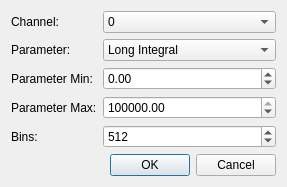
<?xml version="1.0" encoding="UTF-8"?>
<ui version="4.0">
 <class>DialogHistogramConfig</class>
 <widget class="QDialog" name="DialogHistogramConfig">
  <property name="geometry">
   <rect>
    <x>0</x>
    <y>0</y>
    <width>269</width>
    <height>171</height>
   </rect>
  </property>
  <property name="windowTitle">
   <string>Histogram Configuration</string>
  </property>
  <layout class="QGridLayout" name="gridLayout">
   <item row="1" column="1">
    <widget class="QComboBox" name="comboBoxParameter">
     <item>
      <property name="text">
       <string>Long Integral</string>
      </property>
     </item>
     <item>
      <property name="text">
       <string>Short Integral</string>
      </property>
     </item>
     <item>
      <property name="text">
       <string>PSD Factor</string>
      </property>
     </item>
     <item>
      <property name="text">
       <string>Filtered PSD Factor</string>
      </property>
     </item>
     <item>
      <property name="text">
       <string>Baseline</string>
      </property>
     </item>
     <item>
      <property name="text">
       <string>Time of CFD Crossing</string>
      </property>
     </item>
     <item>
      <property name="text">
       <string>CFD Delta (Prev Channel)</string>
      </property>
     </item>
     <item>
      <property name="text">
       <string>Max Value</string>
      </property>
     </item>
     <item>
      <property name="text">
       <string>Min Value</string>
      </property>
     </item>
     <item>
      <property name="text">
       <string>Time of Max</string>
      </property>
     </item>
     <item>
      <property name="text">
       <string>Time of Min</string>
      </property>
     </item>
     <item>
      <property name="text">
       <string>Half-Rise Value</string>
      </property>
     </item>
     <item>
      <property name="text">
       <string>Time of Half-Rise</string>
      </property>
     </item>
     <item>
      <property name="text">
       <string>Temperature</string>
      </property>
     </item>
     <item>
      <property name="text">
       <string>Seconds from First Event</string>
      </property>
     </item>
     <item>
      <property name="text">
       <string>Time of Flight</string>
      </property>
     </item>
     <item>
      <property name="text">
       <string>Custom Variable 1</string>
      </property>
     </item>
     <item>
      <property name="text">
       <string>Custom Variable 2</string>
      </property>
     </item>
     <item>
      <property name="text">
       <string>Custom Variable 3</string>
      </property>
     </item>
     <item>
      <property name="text">
       <string>Custom Variable 4</string>
      </property>
     </item>
     <item>
      <property name="text">
       <string>Custom Variable 5</string>
      </property>
     </item>
    </widget>
   </item>
   <item row="0" column="1">
    <widget class="QComboBox" name="comboBoxChannel">
     <item>
      <property name="text">
       <string>0</string>
      </property>
     </item>
     <item>
      <property name="text">
       <string>1</string>
      </property>
     </item>
     <item>
      <property name="text">
       <string>2</string>
      </property>
     </item>
     <item>
      <property name="text">
       <string>3</string>
      </property>
     </item>
     <item>
      <property name="text">
       <string>4</string>
      </property>
     </item>
     <item>
      <property name="text">
       <string>5</string>
      </property>
     </item>
     <item>
      <property name="text">
       <string>6</string>
      </property>
     </item>
     <item>
      <property name="text">
       <string>7</string>
      </property>
     </item>
     <item>
      <property name="text">
       <string>8</string>
      </property>
     </item>
     <item>
      <property name="text">
       <string>9</string>
      </property>
     </item>
     <item>
      <property name="text">
       <string>10</string>
      </property>
     </item>
     <item>
      <property name="text">
       <string>11</string>
      </property>
     </item>
     <item>
      <property name="text">
       <string>12</string>
      </property>
     </item>
     <item>
      <property name="text">
       <string>13</string>
      </property>
     </item>
     <item>
      <property name="text">
       <string>14</string>
      </property>
     </item>
     <item>
      <property name="text">
       <string>15</string>
      </property>
     </item>
     <item>
      <property name="text">
       <string>16</string>
      </property>
     </item>
     <item>
      <property name="text">
       <string>17</string>
      </property>
     </item>
     <item>
      <property name="text">
       <string>18</string>
      </property>
     </item>
     <item>
      <property name="text">
       <string>19</string>
      </property>
     </item>
     <item>
      <property name="text">
       <string>20</string>
      </property>
     </item>
     <item>
      <property name="text">
       <string>21</string>
      </property>
     </item>
     <item>
      <property name="text">
       <string>22</string>
      </property>
     </item>
     <item>
      <property name="text">
       <string>23</string>
      </property>
     </item>
     <item>
      <property name="text">
       <string>24</string>
      </property>
     </item>
     <item>
      <property name="text">
       <string>25</string>
      </property>
     </item>
     <item>
      <property name="text">
       <string>26</string>
      </property>
     </item>
     <item>
      <property name="text">
       <string>27</string>
      </property>
     </item>
     <item>
      <property name="text">
       <string>28</string>
      </property>
     </item>
     <item>
      <property name="text">
       <string>29</string>
      </property>
     </item>
     <item>
      <property name="text">
       <string>30</string>
      </property>
     </item>
     <item>
      <property name="text">
       <string>31</string>
      </property>
     </item>
    </widget>
   </item>
   <item row="0" column="0">
    <widget class="QLabel" name="labelChannel">
     <property name="text">
      <string>Channel:</string>
     </property>
    </widget>
   </item>
   <item row="1" column="0">
    <widget class="QLabel" name="labelParameter">
     <property name="text">
      <string>Parameter:</string>
     </property>
    </widget>
   </item>
   <item row="2" column="0">
    <widget class="QLabel" name="labelMin">
     <property name="text">
      <string>Parameter Min:</string>
     </property>
    </widget>
   </item>
   <item row="3" column="1">
    <widget class="QDoubleSpinBox" name="doubleSpinBoxMax">
     <property name="minimum">
      <double>-250000.000000000000000</double>
     </property>
     <property name="maximum">
      <double>250000.000000000000000</double>
     </property>
     <property name="singleStep">
      <double>100.000000000000000</double>
     </property>
     <property name="value">
      <double>100000.000000000000000</double>
     </property>
    </widget>
   </item>
   <item row="3" column="0">
    <widget class="QLabel" name="labelMax">
     <property name="text">
      <string>Parameter Max:</string>
     </property>
    </widget>
   </item>
   <item row="4" column="1">
    <widget class="QSpinBox" name="spinBoxChannels">
     <property name="minimum">
      <number>16</number>
     </property>
     <property name="maximum">
      <number>4096</number>
     </property>
     <property name="singleStep">
      <number>32</number>
     </property>
     <property name="value">
      <number>512</number>
     </property>
    </widget>
   </item>
   <item row="2" column="1">
    <widget class="QDoubleSpinBox" name="doubleSpinBoxMin">
     <property name="minimum">
      <double>-250000.000000000000000</double>
     </property>
     <property name="maximum">
      <double>250000.000000000000000</double>
     </property>
     <property name="singleStep">
      <double>100.000000000000000</double>
     </property>
    </widget>
   </item>
   <item row="4" column="0">
    <widget class="QLabel" name="labelChannels">
     <property name="text">
      <string>Bins:</string>
     </property>
    </widget>
   </item>
   <item row="5" column="0" colspan="2">
    <widget class="QDialogButtonBox" name="buttonBox">
     <property name="orientation">
      <enum>Qt::Horizontal</enum>
     </property>
     <property name="standardButtons">
      <set>QDialogButtonBox::Cancel|QDialogButtonBox::Ok</set>
     </property>
    </widget>
   </item>
  </layout>
 </widget>
 <tabstops>
  <tabstop>comboBoxChannel</tabstop>
  <tabstop>comboBoxParameter</tabstop>
  <tabstop>doubleSpinBoxMin</tabstop>
  <tabstop>doubleSpinBoxMax</tabstop>
  <tabstop>spinBoxChannels</tabstop>
  <tabstop>buttonBox</tabstop>
 </tabstops>
 <resources/>
 <connections>
  <connection>
   <sender>buttonBox</sender>
   <signal>accepted()</signal>
   <receiver>DialogHistogramConfig</receiver>
   <slot>accept()</slot>
   <hints>
    <hint type="sourcelabel">
     <x>248</x>
     <y>254</y>
    </hint>
    <hint type="destinationlabel">
     <x>157</x>
     <y>274</y>
    </hint>
   </hints>
  </connection>
  <connection>
   <sender>buttonBox</sender>
   <signal>rejected()</signal>
   <receiver>DialogHistogramConfig</receiver>
   <slot>reject()</slot>
   <hints>
    <hint type="sourcelabel">
     <x>316</x>
     <y>260</y>
    </hint>
    <hint type="destinationlabel">
     <x>286</x>
     <y>274</y>
    </hint>
   </hints>
  </connection>
 </connections>
</ui>
